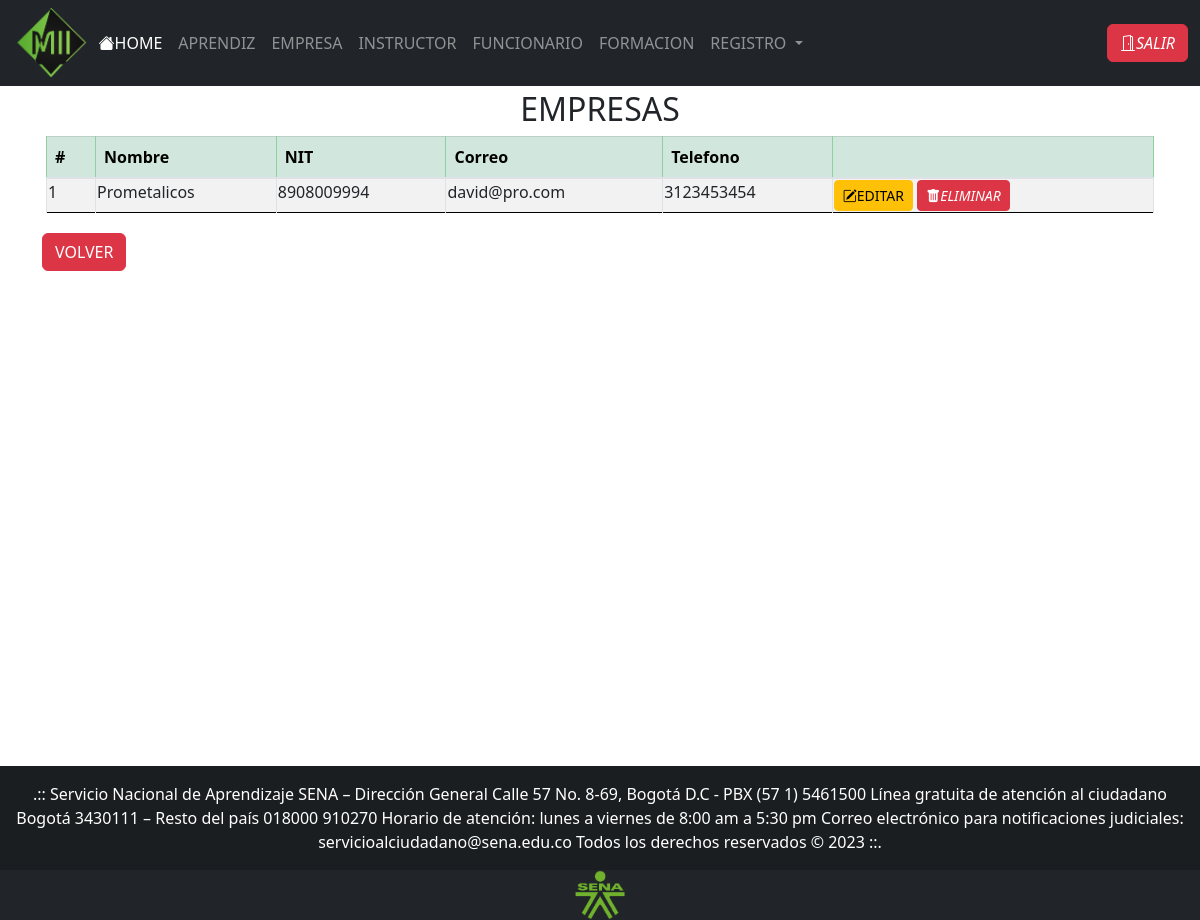
Screenshot of /views/buscarEmpresas.php (signed in) with the database file from the repository.
### tables this page shows
CREATE TABLE IF NOT EXISTS `usuarios` (
  `pk_id_usr` bigint NOT NULL,
  `usr_nombre` varchar(30) NOT NULL,
  `usr_empresa` varchar(200) DEFAULT NULL,
  `usr_apellidos` varchar(60) NOT NULL,
  `usr_telefono` bigint NOT NULL,
  `usr_email` varchar(30) NOT NULL,
  `usr_rh` varchar(30) DEFAULT NULL,
  `usr_direccion` varchar(30) DEFAULT NULL,
  `usr_estrato` int DEFAULT NULL,
  `usr_ciudad` varchar(200) DEFAULT NULL,
  `usr_hv` varchar(30) DEFAULT NULL,
  `usr_contacto` int DEFAULT NULL,
  `usr_cargo` varchar(30) DEFAULT NULL,
  `usr_fecha_nacimiento` date DEFAULT NULL,
  `usr_libreta_militar` varchar(20) DEFAULT NULL,
  `fk_id_ficha` int DEFAULT NULL,
  `fk_id_tipo_doc` int DEFAULT NULL,
  `fk_id_tipo_usr` int NOT NULL,
  `login_pass` varchar(400) NOT NULL,
  `foto` text NOT NULL,
  PRIMARY KEY (`pk_id_usr`),
  KEY `fk_Usuarios_Tipo_Usuarios` (`fk_id_tipo_usr`),
  KEY `fk_Usuarios_Tipo_Documento1` (`fk_id_tipo_doc`),
  KEY `fk_Usuarios_Ficha1` (`fk_id_ficha`),
  KEY `usr_empresa` (`usr_empresa`)
);

### views/buscarEmpresas.php (the view, shortened to what this page needs)
<!DOCTYPE html>
<html lang="en">
<head>
    <?php
    require_once("head.php");
    ?>
</head>
<body>
    <?php
    require_once("header.php");
    include('../controller/conexion.php');
    ?>
    <div style="min-height: 85vh;">
        <div class="container">
            <div>
                <div class="p-1">
                    <div class="text-center">
                        <h2>EMPRESAS</h2>
                    </div>
                    <div class="overflow-x-scroll">
                        <table id="tablaEmpresas" class="table table-bordered table-striped table-hover">
                            <thead class="table-success">
                                <tr>
                                    <th scope="col">#</th>
                                    <th scope="col">Nombre</th>
                                    <th scope="col">NIT</th>
                                    <th scope="col">Correo</th>
                                    <th scope="col">Telefono</th>
                                    <th scope="col"></th>
                                </tr>
                            </thead>
                            <tbody>
                                <?php
                                $i = 1;
                                $usuario = $base->query("SELECT * FROM usuarios WHERE fk_id_tipo_usr=3")->fetchAll(PDO::FETCH_OBJ);
                                foreach ($usuario as $usuarios) {
                                    ?>
                                    <tr>
                                        <td scope="row">
                                            <?php echo $i; ?>
                                        </td>
                                        <td>
                                            <?php echo $usuarios->usr_empresa; ?>
                                        </td>
                                        <td>
                                            <?php echo $usuarios->pk_id_usr; ?>
                                        </td>
                                        <td>
                                            <?php echo $usuarios->usr_email; ?>
                                        </td>
                                        <td>
                                            <?php echo $usuarios->usr_telefono; ?>
                                        </td>
                                        <td>
                                            <a class="btn btn-warning btn-sm"
                                                href="editarUsuario.php?id=<?php echo $usuarios->pk_id_usr; ?>">
                                                <i class="bi bi-pencil-square"></i>EDITAR</a>
                                            <a onclick="return confirm('Estas seguro de eliminar?');"
                                                class="btn btn-danger btn-sm"
                                                href="../controller/eliminarUsuario.php?id=<?php echo $usuarios->pk_id_usr; ?>"><i
                                                    class="bi bi-trash-fill">ELIMINAR</i></a>
                                        </td>
                                    </tr>
                                    <?php
                                    $i++;
                                }
                                ?>
                            </tbody>
                        </table>
                    </div>
                </div>
            </div>
            <a href="javascript:history.back(-1);"><button class="btn btn-danger me-md-2"
                    type="button">VOLVER</button></a>
        </div>
    </div>
    <?php
    require_once("footer.php");
    ?>
</body>
</html>

### css/style.css (style rules this page uses)
.container { min-width: 95%; }
#tablaEmpresas { min-width: max-content; border-color: black; }
#tablaEmpresas td { min-width: max-content; padding: 1px; }

### rows the page displays
usuarios: usr_empresa "Prometalicos", pk_id_usr "8908009994", usr_email "david@pro.com", usr_telefono "3123453454"
